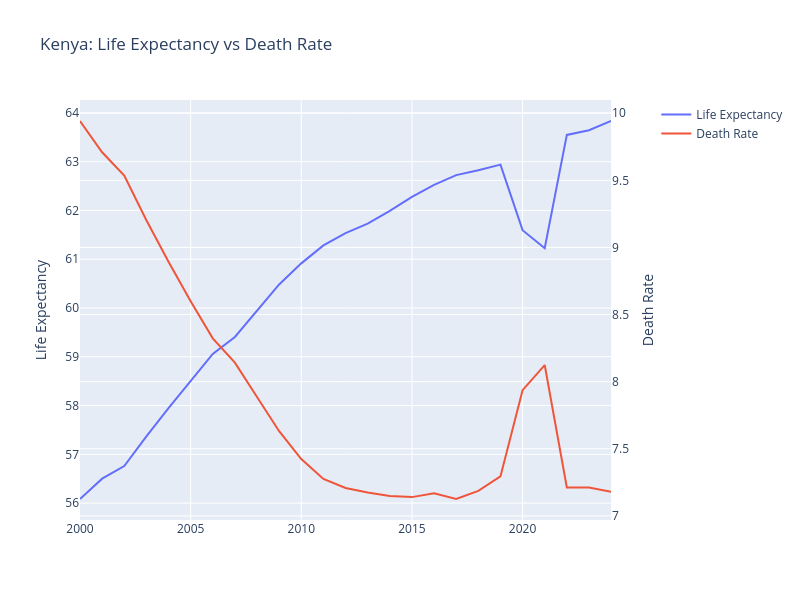

This figure's notebook cell:
### Code cell
from plotly.subplots import make_subplots
import plotly.graph_objects as go

country = "Kenya"

country_df = df[df["country_name"] == country]

fig = make_subplots(specs=[[{"secondary_y": True}]])

fig.add_trace(
    go.Scatter(
        x=country_df["year"],
        y=country_df["life_expectancy"],
        name="Life Expectancy"
    ),
    secondary_y=False,
)

fig.add_trace(
    go.Scatter(
        x=country_df["year"],
        y=country_df["death_rate"],
        name="Death Rate"
    ),
    secondary_y=True,
)

fig.update_layout(
    title=f"{country}: Life Expectancy vs Death Rate"
)

fig.update_yaxes(title_text="Life Expectancy", secondary_y=False)
fig.update_yaxes(title_text="Death Rate", secondary_y=True)

fig.update_layout(width=800, height=600)
fig.show()

### Figure 1 — Plotly figure (JSON) as saved in the notebook; plotly's stock layout.template omitted (floating-point values rounded to 4 significant figures)
{"data": [{"name": "Life Expectancy", "type": "scatter", "x": [2000, 2001, 2002, 2003, 2004, 2005, 2006, 2007, 2008, 2009, 2010, 2011, 2012, 2013, 2014, 2015, 2016, 2017, 2018, 2019, 2020, 2021, 2022, 2023, 2024], "xaxis": "x", "y": [56.08, 56.5, 56.76, 57.37, 57.95, 58.51, 59.06, 59.41, 59.95, 60.48, 60.91, 61.28, 61.54, 61.73, 61.99, 62.28, 62.53, 62.73, 62.83, 62.94, 61.6, 61.23, 63.55, 63.65, 63.83], "yaxis": "y"}, {"name": "Death Rate", "type": "scatter", "x": [2000, 2001, 2002, 2003, 2004, 2005, 2006, 2007, 2008, 2009, 2010, 2011, 2012, 2013, 2014, 2015, 2016, 2017, 2018, 2019, 2020, 2021, 2022, 2023, 2024], "xaxis": "x", "y": [9.942, 9.709, 9.535, 9.203, 8.893, 8.6, 8.323, 8.142, 7.886, 7.631, 7.424, 7.275, 7.208, 7.175, 7.149, 7.14, 7.169, 7.126, 7.186, 7.294, 7.937, 8.124, 7.212, 7.211, 7.18], "yaxis": "y2"}], "layout": {"height": 600, "title": {"text": "Kenya: Life Expectancy vs Death Rate"}, "width": 800, "xaxis": {"anchor": "y", "domain": [0, 0.94]}, "yaxis": {"anchor": "x", "domain": [0, 1], "title": {"text": "Life Expectancy"}}, "yaxis2": {"anchor": "x", "overlaying": "y", "side": "right", "title": {"text": "Death Rate"}}}}
